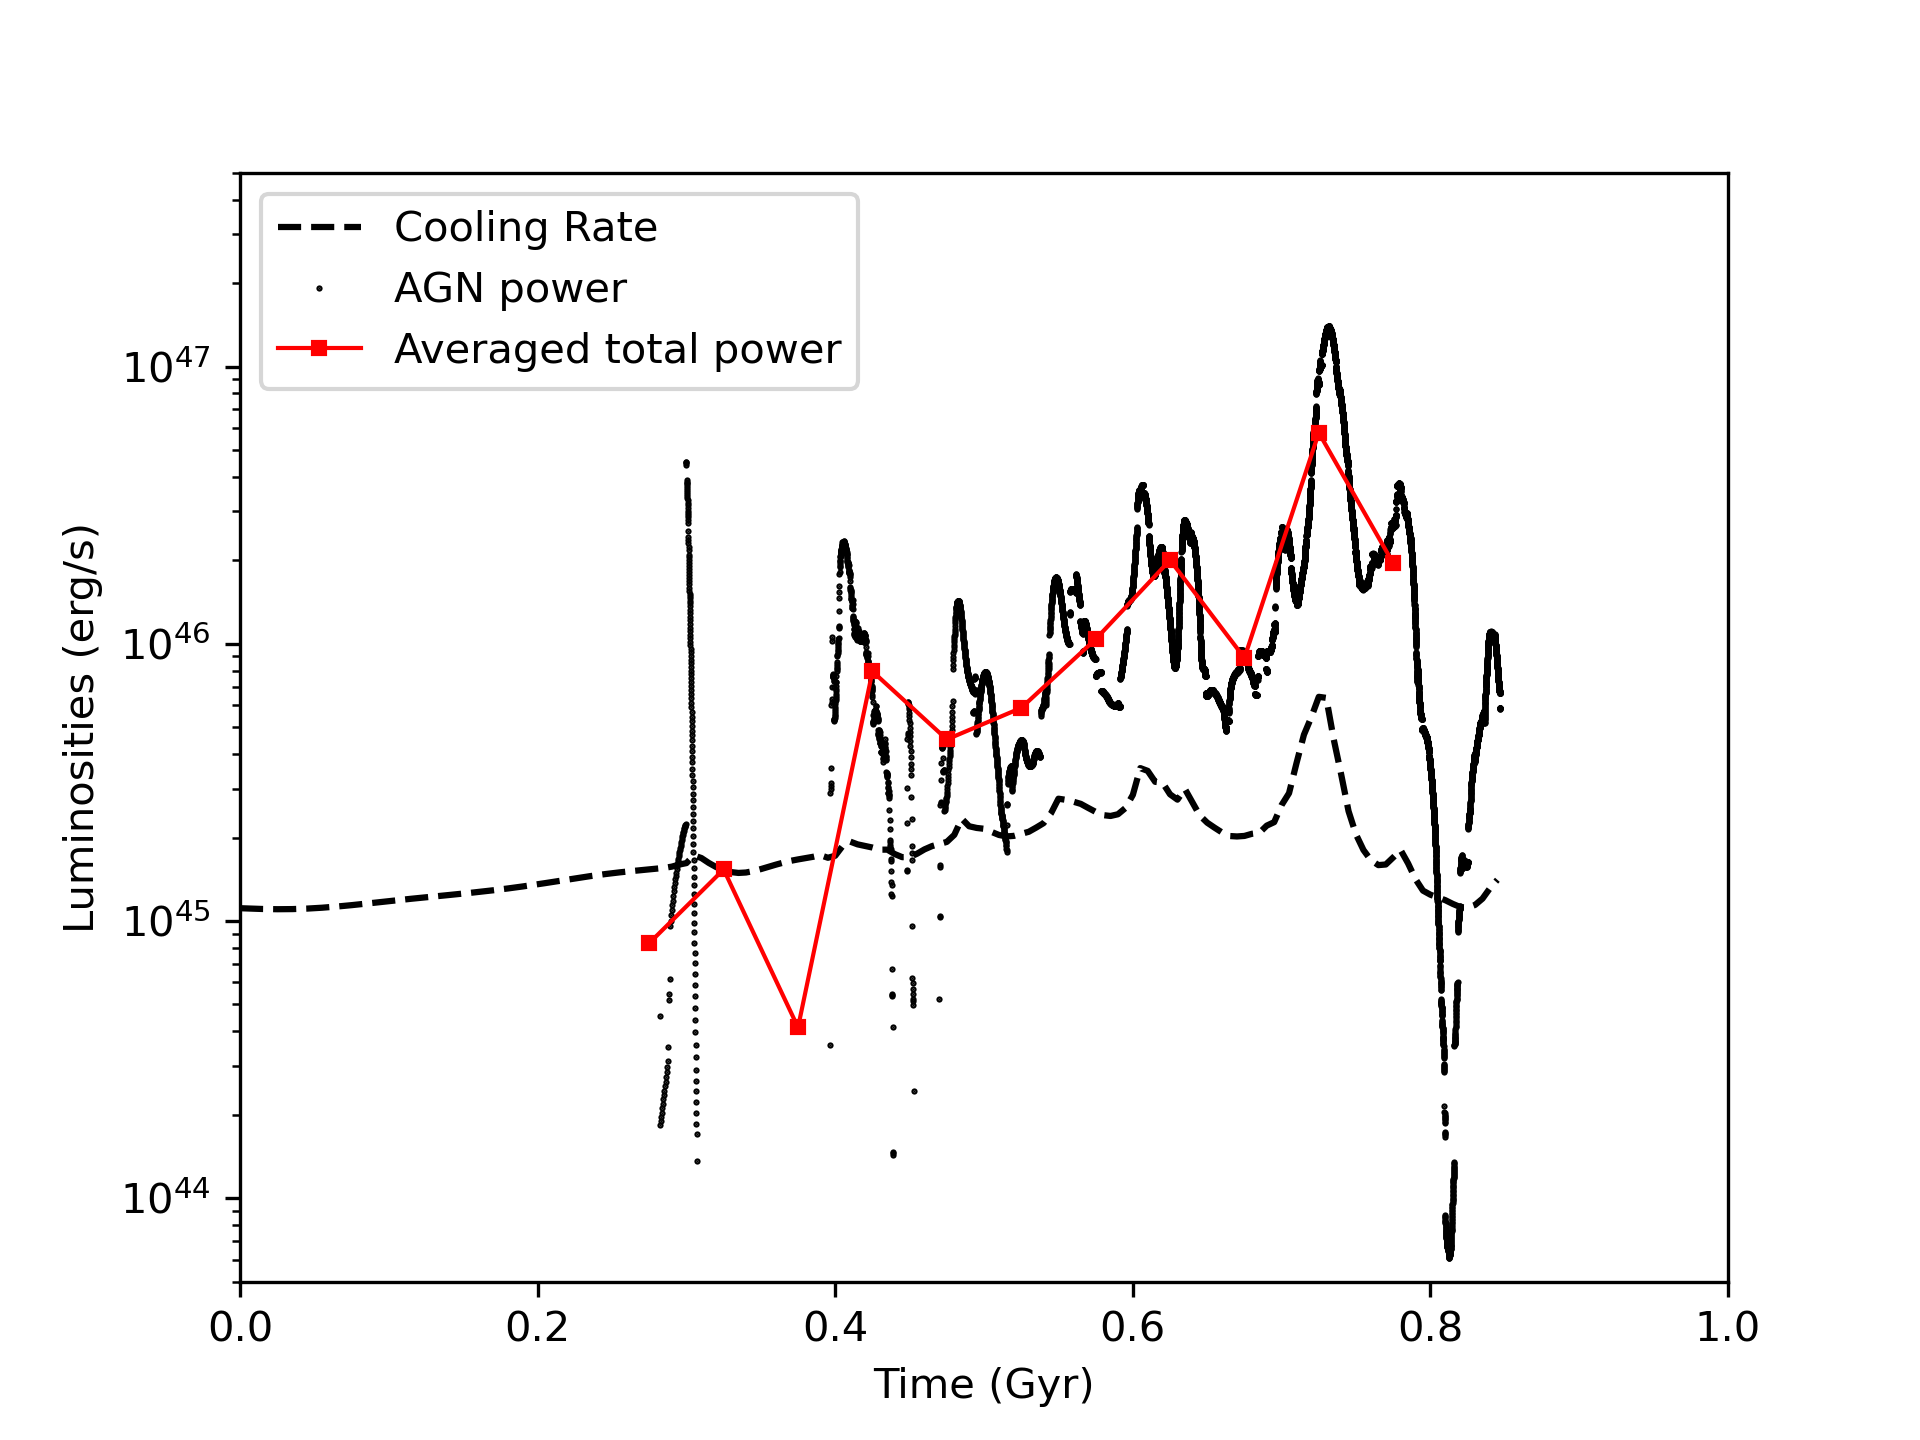

Write the Python code that produced this figure.
import matplotlib.pyplot as plt
import yt

yt.enable_plugins()

f=open("QSO_agn_005.dat","r")

ds = []
dt = []
cooling = []
labels = []
times = []
h = [0]
s = [0]
p = [0]
average = []
cooling_rate = []

energy=0
i=(3155760000000000/2)
j=(3155760000000000/2)
k=0

for line in f.readlines()[2:]:    
    curLine=line.strip().split(" ")
    energy+=float(curLine[5])   
    ds.append(float(curLine[5]))
    dt.append(float(curLine[1]))
    t=float(curLine[0])
    times.append(t/31557600000000000)
    if t>j:
        p.append(t)
        s.append(((t/(31557600000000000))-h[k])/2+h[k])
        h.append(t/(31557600000000000))
        energy=energy/(t-p[k])
        if s[0]==0:
            del s[0]
            del h[0]
            del p[0]
            k-=1
        average.append(energy)
        k+=1
        j+=i
        energy=0

P=[a/b for a,b in zip(ds, dt)]

ts = yt.load("/data/lizli/qso/test/QSO_hdf5_plt_cnt_0*")

for ds in ts:
    sp = ds.sphere("c", (100, "kpc"))
    cooling.append(sp.quantities.total_quantity("xray_luminosity"))
    labels.append(float("%f" % ds.current_time.in_units("Gyr")))

plt.semilogy(labels, cooling, '--', color='black', label='Cooling Rate')
plt.semilogy(times, P, 'o', color='black', markersize=0.5, label='AGN power')
plt.semilogy(s[5:], average[5:], '-s', color='red', markersize=3, linewidth=1,  label='Averaged total power')
plt.ylim(5e43, 5e47)
plt.xlim(0.0,1.0)
plt.ylabel("Luminosities (erg/s)")
plt.xlabel("Time (Gyr)")
plt.legend()
plt.savefig("Figure_1.png" ,dpi=300)
plt.show()
f.close()
